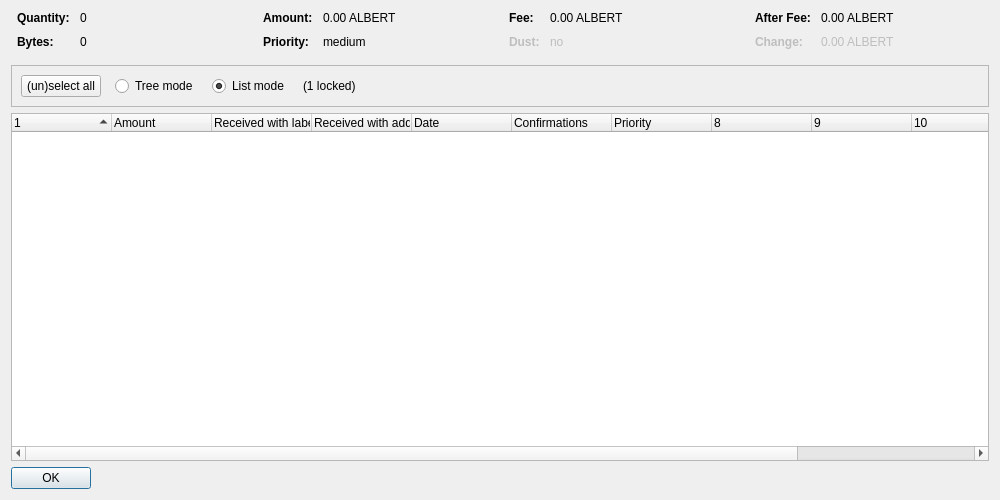
<?xml version="1.0" encoding="UTF-8"?>
<ui version="4.0">
 <class>CoinControlDialog</class>
 <widget class="QDialog" name="CoinControlDialog">
  <property name="geometry">
   <rect>
    <x>0</x>
    <y>0</y>
    <width>1000</width>
    <height>500</height>
   </rect>
  </property>
  <property name="windowTitle">
   <string>Coin Selection</string>
  </property>
  <layout class="QVBoxLayout" name="verticalLayout">
   <item>
    <layout class="QHBoxLayout" name="horizontalLayoutTop" stretch="0,0,0,0">
     <property name="topMargin">
      <number>0</number>
     </property>
     <property name="bottomMargin">
      <number>10</number>
     </property>
     <item>
      <layout class="QFormLayout" name="formLayoutCoinControl1">
       <property name="horizontalSpacing">
        <number>10</number>
       </property>
       <property name="verticalSpacing">
        <number>10</number>
       </property>
       <property name="leftMargin">
        <number>6</number>
       </property>
       <property name="rightMargin">
        <number>6</number>
       </property>
       <item row="0" column="0">
        <widget class="QLabel" name="labelCoinControlQuantityText">
         <property name="font">
          <font>
           <weight>75</weight>
           <bold>true</bold>
          </font>
         </property>
         <property name="text">
          <string>Quantity:</string>
         </property>
        </widget>
       </item>
       <item row="0" column="1">
        <widget class="QLabel" name="labelCoinControlQuantity">
         <property name="cursor">
          <cursorShape>IBeamCursor</cursorShape>
         </property>
         <property name="contextMenuPolicy">
          <enum>Qt::ActionsContextMenu</enum>
         </property>
         <property name="text">
          <string notr="true">0</string>
         </property>
         <property name="textInteractionFlags">
          <set>Qt::LinksAccessibleByMouse|Qt::TextSelectableByKeyboard|Qt::TextSelectableByMouse</set>
         </property>
        </widget>
       </item>
       <item row="1" column="0">
        <widget class="QLabel" name="labelCoinControlBytesText">
         <property name="font">
          <font>
           <weight>75</weight>
           <bold>true</bold>
          </font>
         </property>
         <property name="text">
          <string>Bytes:</string>
         </property>
        </widget>
       </item>
       <item row="1" column="1">
        <widget class="QLabel" name="labelCoinControlBytes">
         <property name="cursor">
          <cursorShape>IBeamCursor</cursorShape>
         </property>
         <property name="contextMenuPolicy">
          <enum>Qt::ActionsContextMenu</enum>
         </property>
         <property name="text">
          <string notr="true">0</string>
         </property>
         <property name="textInteractionFlags">
          <set>Qt::LinksAccessibleByMouse|Qt::TextSelectableByKeyboard|Qt::TextSelectableByMouse</set>
         </property>
        </widget>
       </item>
      </layout>
     </item>
     <item>
      <layout class="QFormLayout" name="formLayoutCoinControl2">
       <property name="horizontalSpacing">
        <number>10</number>
       </property>
       <property name="verticalSpacing">
        <number>10</number>
       </property>
       <property name="leftMargin">
        <number>6</number>
       </property>
       <property name="rightMargin">
        <number>6</number>
       </property>
       <item row="0" column="0">
        <widget class="QLabel" name="labelCoinControlAmountText">
         <property name="font">
          <font>
           <weight>75</weight>
           <bold>true</bold>
          </font>
         </property>
         <property name="text">
          <string>Amount:</string>
         </property>
        </widget>
       </item>
       <item row="0" column="1">
        <widget class="QLabel" name="labelCoinControlAmount">
         <property name="cursor">
          <cursorShape>IBeamCursor</cursorShape>
         </property>
         <property name="contextMenuPolicy">
          <enum>Qt::ActionsContextMenu</enum>
         </property>
         <property name="text">
          <string notr="true">0.00 ALBERT</string>
         </property>
         <property name="textInteractionFlags">
          <set>Qt::LinksAccessibleByMouse|Qt::TextSelectableByKeyboard|Qt::TextSelectableByMouse</set>
         </property>
        </widget>
       </item>
       <item row="1" column="0">
        <widget class="QLabel" name="labelCoinControlPriorityText">
         <property name="font">
          <font>
           <weight>75</weight>
           <bold>true</bold>
          </font>
         </property>
         <property name="text">
          <string>Priority:</string>
         </property>
        </widget>
       </item>
       <item row="1" column="1">
        <widget class="QLabel" name="labelCoinControlPriority">
         <property name="cursor">
          <cursorShape>IBeamCursor</cursorShape>
         </property>
         <property name="contextMenuPolicy">
          <enum>Qt::ActionsContextMenu</enum>
         </property>
         <property name="text">
          <string notr="true">medium</string>
         </property>
         <property name="textInteractionFlags">
          <set>Qt::LinksAccessibleByMouse|Qt::TextSelectableByKeyboard|Qt::TextSelectableByMouse</set>
         </property>
        </widget>
       </item>
      </layout>
     </item>
     <item>
      <layout class="QFormLayout" name="formLayoutCoinControl3">
       <property name="horizontalSpacing">
        <number>10</number>
       </property>
       <property name="verticalSpacing">
        <number>10</number>
       </property>
       <property name="leftMargin">
        <number>6</number>
       </property>
       <property name="rightMargin">
        <number>6</number>
       </property>
       <item row="0" column="0">
        <widget class="QLabel" name="labelCoinControlFeeText">
         <property name="font">
          <font>
           <weight>75</weight>
           <bold>true</bold>
          </font>
         </property>
         <property name="text">
          <string>Fee:</string>
         </property>
        </widget>
       </item>
       <item row="0" column="1">
        <widget class="QLabel" name="labelCoinControlFee">
         <property name="cursor">
          <cursorShape>IBeamCursor</cursorShape>
         </property>
         <property name="contextMenuPolicy">
          <enum>Qt::ActionsContextMenu</enum>
         </property>
         <property name="text">
          <string notr="true">0.00 ALBERT</string>
         </property>
         <property name="textInteractionFlags">
          <set>Qt::LinksAccessibleByMouse|Qt::TextSelectableByKeyboard|Qt::TextSelectableByMouse</set>
         </property>
        </widget>
       </item>
       <item row="1" column="0">
        <widget class="QLabel" name="labelCoinControlLowOutputText">
         <property name="enabled">
          <bool>false</bool>
         </property>
         <property name="font">
          <font>
           <weight>75</weight>
           <bold>true</bold>
          </font>
         </property>
         <property name="text">
          <string>Dust:</string>
         </property>
        </widget>
       </item>
       <item row="1" column="1">
        <widget class="QLabel" name="labelCoinControlLowOutput">
         <property name="enabled">
          <bool>false</bool>
         </property>
         <property name="cursor">
          <cursorShape>IBeamCursor</cursorShape>
         </property>
         <property name="contextMenuPolicy">
          <enum>Qt::ActionsContextMenu</enum>
         </property>
         <property name="text">
          <string notr="true">no</string>
         </property>
         <property name="textInteractionFlags">
          <set>Qt::LinksAccessibleByMouse|Qt::TextSelectableByKeyboard|Qt::TextSelectableByMouse</set>
         </property>
        </widget>
       </item>
      </layout>
     </item>
     <item>
      <layout class="QFormLayout" name="formLayoutCoinControl4">
       <property name="horizontalSpacing">
        <number>10</number>
       </property>
       <property name="verticalSpacing">
        <number>10</number>
       </property>
       <property name="leftMargin">
        <number>6</number>
       </property>
       <property name="rightMargin">
        <number>6</number>
       </property>
       <item row="0" column="0">
        <widget class="QLabel" name="labelCoinControlAfterFeeText">
         <property name="font">
          <font>
           <weight>75</weight>
           <bold>true</bold>
          </font>
         </property>
         <property name="text">
          <string>After Fee:</string>
         </property>
        </widget>
       </item>
       <item row="0" column="1">
        <widget class="QLabel" name="labelCoinControlAfterFee">
         <property name="cursor">
          <cursorShape>IBeamCursor</cursorShape>
         </property>
         <property name="contextMenuPolicy">
          <enum>Qt::ActionsContextMenu</enum>
         </property>
         <property name="text">
          <string notr="true">0.00 ALBERT</string>
         </property>
         <property name="textInteractionFlags">
          <set>Qt::LinksAccessibleByMouse|Qt::TextSelectableByKeyboard|Qt::TextSelectableByMouse</set>
         </property>
        </widget>
       </item>
       <item row="1" column="0">
        <widget class="QLabel" name="labelCoinControlChangeText">
         <property name="enabled">
          <bool>false</bool>
         </property>
         <property name="font">
          <font>
           <weight>75</weight>
           <bold>true</bold>
          </font>
         </property>
         <property name="text">
          <string>Change:</string>
         </property>
        </widget>
       </item>
       <item row="1" column="1">
        <widget class="QLabel" name="labelCoinControlChange">
         <property name="enabled">
          <bool>false</bool>
         </property>
         <property name="cursor">
          <cursorShape>IBeamCursor</cursorShape>
         </property>
         <property name="contextMenuPolicy">
          <enum>Qt::ActionsContextMenu</enum>
         </property>
         <property name="text">
          <string notr="true">0.00 ALBERT</string>
         </property>
         <property name="textInteractionFlags">
          <set>Qt::LinksAccessibleByMouse|Qt::TextSelectableByKeyboard|Qt::TextSelectableByMouse</set>
         </property>
        </widget>
       </item>
      </layout>
     </item>
    </layout>
   </item>
   <item>
    <widget class="QFrame" name="frame">
     <property name="minimumSize">
      <size>
       <width>0</width>
       <height>40</height>
      </size>
     </property>
     <property name="frameShape">
      <enum>QFrame::StyledPanel</enum>
     </property>
     <property name="frameShadow">
      <enum>QFrame::Sunken</enum>
     </property>
     <layout class="QHBoxLayout" name="horizontalLayout">
      <item>
       <layout class="QHBoxLayout" name="horizontalLayoutPanel" stretch="0,0,0,0,0">
        <property name="spacing">
         <number>14</number>
        </property>
        <item>
         <widget class="QPushButton" name="pushButtonSelectAll">
          <property name="sizePolicy">
           <sizepolicy hsizetype="Maximum" vsizetype="Fixed">
            <horstretch>0</horstretch>
            <verstretch>0</verstretch>
           </sizepolicy>
          </property>
          <property name="text">
           <string>(un)select all</string>
          </property>
          <property name="autoDefault">
           <bool>false</bool>
          </property>
         </widget>
        </item>
        <item>
         <widget class="QRadioButton" name="radioTreeMode">
          <property name="sizePolicy">
           <sizepolicy hsizetype="Maximum" vsizetype="Fixed">
            <horstretch>0</horstretch>
            <verstretch>0</verstretch>
           </sizepolicy>
          </property>
          <property name="text">
           <string>Tree mode</string>
          </property>
         </widget>
        </item>
        <item>
         <widget class="QRadioButton" name="radioListMode">
          <property name="sizePolicy">
           <sizepolicy hsizetype="Maximum" vsizetype="Fixed">
            <horstretch>0</horstretch>
            <verstretch>0</verstretch>
           </sizepolicy>
          </property>
          <property name="text">
           <string>List mode</string>
          </property>
          <property name="checked">
           <bool>true</bool>
          </property>
         </widget>
        </item>
        <item>
         <widget class="QLabel" name="labelLocked">
          <property name="text">
           <string notr="true">(1 locked)</string>
          </property>
         </widget>
        </item>
        <item>
         <spacer name="horizontalSpacer">
          <property name="orientation">
           <enum>Qt::Horizontal</enum>
          </property>
          <property name="sizeHint" stdset="0">
           <size>
            <width>40</width>
            <height>20</height>
           </size>
          </property>
         </spacer>
        </item>
       </layout>
      </item>
     </layout>
    </widget>
   </item>
   <item>
    <widget class="CoinControlTreeWidget" name="treeWidget">
     <property name="contextMenuPolicy">
      <enum>Qt::CustomContextMenu</enum>
     </property>
     <property name="sortingEnabled">
      <bool>false</bool>
     </property>
     <property name="columnCount">
      <number>12</number>
     </property>
     <attribute name="headerShowSortIndicator" stdset="0">
      <bool>true</bool>
     </attribute>
     <attribute name="headerStretchLastSection">
      <bool>false</bool>
     </attribute>
     <column>
      <property name="text">
       <string/>
      </property>
     </column>
     <column>
      <property name="text">
       <string>Amount</string>
      </property>
     </column>
     <column>
      <property name="text">
       <string>Received with label</string>
      </property>
     </column>
     <column>
      <property name="text">
       <string>Received with address</string>
      </property>
     </column>
     <column>
      <property name="text">
       <string>Date</string>
      </property>
     </column>
     <column>
      <property name="text">
       <string>Confirmations</string>
      </property>
      <property name="toolTip">
       <string>Confirmed</string>
      </property>
     </column>
     <column>
      <property name="text">
       <string>Priority</string>
      </property>
     </column>
     <column>
      <property name="text">
       <string/>
      </property>
     </column>
     <column>
      <property name="text">
       <string/>
      </property>
     </column>
     <column>
      <property name="text">
       <string/>
      </property>
     </column>
     <column>
      <property name="text">
       <string/>
      </property>
     </column>
     <column>
      <property name="text">
       <string/>
      </property>
     </column>
    </widget>
   </item>
   <item>
    <widget class="QDialogButtonBox" name="buttonBox">
     <property name="sizePolicy">
      <sizepolicy hsizetype="Maximum" vsizetype="Fixed">
       <horstretch>0</horstretch>
       <verstretch>0</verstretch>
      </sizepolicy>
     </property>
     <property name="orientation">
      <enum>Qt::Horizontal</enum>
     </property>
     <property name="standardButtons">
      <set>QDialogButtonBox::Ok</set>
     </property>
    </widget>
   </item>
  </layout>
 </widget>
 <customwidgets>
  <customwidget>
   <class>CoinControlTreeWidget</class>
   <extends>QTreeWidget</extends>
   <header>coincontroltreewidget.h</header>
  </customwidget>
 </customwidgets>
 <resources/>
 <connections/>
</ui>
